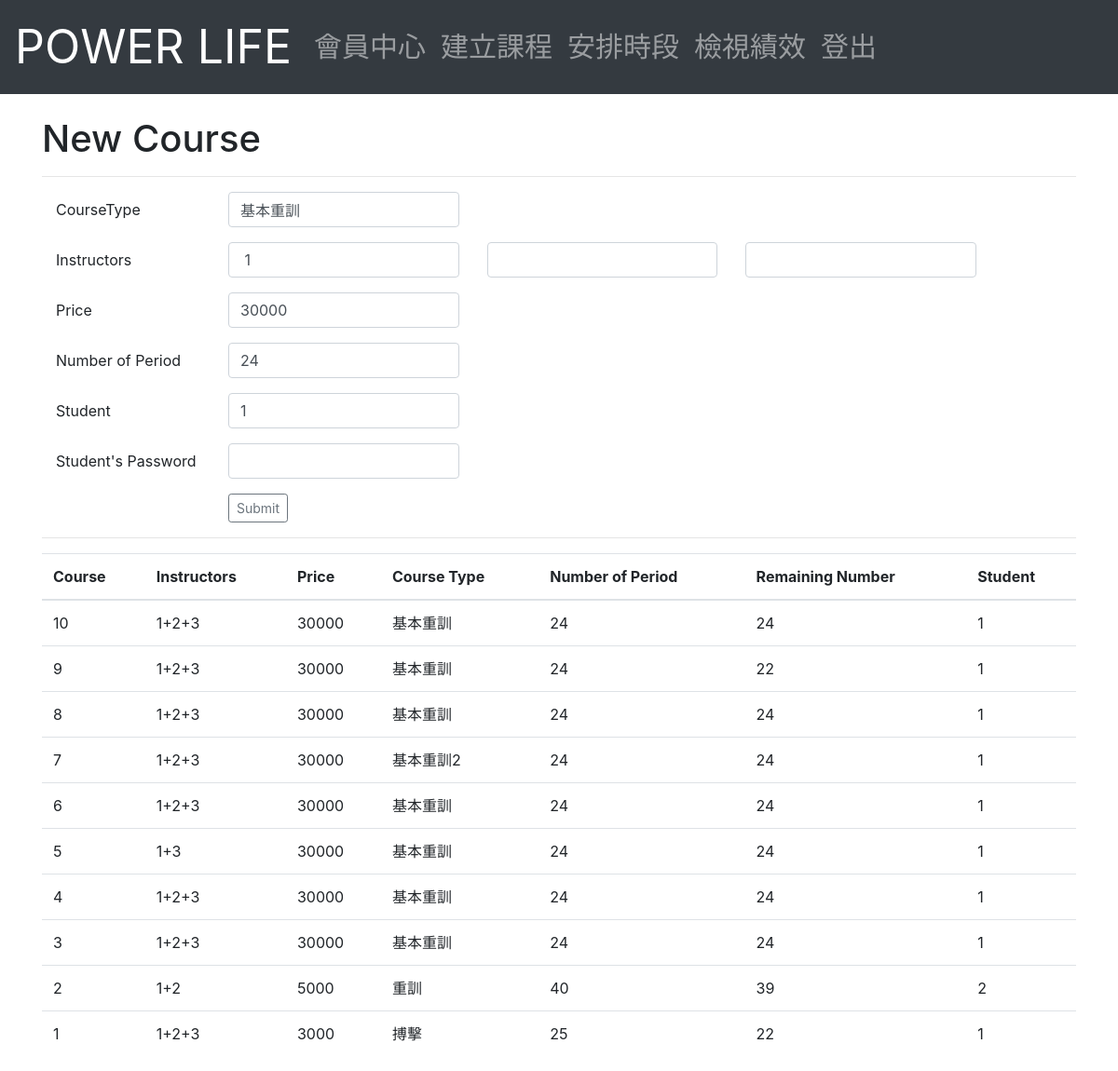
Screenshot of /Instructor/NewCourse.php (signed in) with the database file from the repository.
### tables this page shows
CREATE TABLE `course` (
  `Course_ID` int(6) NOT NULL,
  `M_ID` int(6) NOT NULL,
  `Price` int(6) NOT NULL,
  `Course_Type` varchar(40) DEFAULT NULL,
  `Number_of_Period` int(3) NOT NULL,
  `Remaining_Number` int(3) NOT NULL,
  `Open_Time` datetime NOT NULL DEFAULT CURRENT_TIMESTAMP
);

### Instructor/NewCourse.php (the view, shortened to what this page needs)
<?php
	require_once('database.php');
?>
<!DOCTYPE html>
<html lang="en">
<head>
    <link rel="stylesheet" href="https://stackpath.bootstrapcdn.com/bootstrap/4.1.3/css/bootstrap.min.css">
</head>
<body>
<?php echo file_get_contents('../navbar_I.html'); ?>
<div class="container">
<br>
<h1>New Course</h1>
<hr>
<form action="NewCourse.php" method="POST">
	<div class="container">
			<div class="form-group row">
				<label class="col-sm-2 col-form-label">CourseType</label>
				<div class="col-sm-3">
					<input class="form-control" type="text" name="CourseType" value="基本重訓"/>
				</div>
			</div>
			<div class="form-group row">
				<label class="col-sm-2 col-form-label">Instructors</label>
				<div class="col-sm-3">
					<input class="form-control" type="text" name="Instructors1"value=' <?php echo $_SESSION['ID'];?>' />
				</div>
				<div class="col-sm-3">
					<input class="form-control" type="text" name="Instructors2" />
				</div>
				<div class="col-sm-3">
					<input class="form-control" type="text" name="Instructors3"  />
				</div>
			</div>
			<div class="form-group row">
				<label class="col-sm-2 col-form-label">Price</label>
				<div class="col-sm-3">
					<input class="form-control" type="text" name="Price" value=30000 />
				</div>
			</div>
			<div class="form-group row">
				<label class="col-sm-2 col-form-label">Number of Period</label>
				<div class="col-sm-3">
					<input class="form-control" type="text" name="NumberofPeriod"  value=24 />
				</div>
			</div>
			<div class="form-group row">
				<label class="col-sm-2 col-form-label">Student</label>
				<div class="col-sm-3">
					<input class="form-control" type="text" name="Student" value=1 />
				</div>
			</div>
			<div class="form-group row">
				<label class="col-sm-2 col-form-label">Student's Password</label>
				<div class="col-sm-3">
					<input class="form-control" type="password" name="StudentPassword"  />
				</div>
			</div>
			<div class="form-group row">
				<label class="col-sm-2 col-form-label"></label>
				<div class="col-sm-3">
					<input class='btn btn-outline-secondary btn-sm' type="submit" value="Submit" />
				</div>
			</div>
	</div>
<hr>
<table class="table table-hover">
	<thead>
	<tr>
		<th>Course</th>
		<th>Instructors</th>
		<th>Price</th>
		<th>Course Type</th>
		<th>Number of Period</th>
		<th>Remaining Number</th>
		<th>Student</th>
	</tr>
	</thead>
	<tbody>
	<?php
		$result = mysqli_query($mysqli, "SELECT course.Course_ID, GROUP_CONCAT(compose.I_ID SEPARATOR '+'), Price, Course_Type, Number_of_Period, Remaining_Number, course.M_ID
		FROM `course`, `member`, `compose`
		WHERE course.M_ID = member.M_ID AND course.Course_ID = compose.Course_ID
		GROUP BY course.Course_ID
		ORDER BY course.Course_ID DESC;
		");
		while($query_data = mysqli_fetch_row($result)) {
		  echo "<tr>";
		  echo "<td>",$query_data[0], "</td>",
			   "<td>",$query_data[1], "</td>",
			   "<td>",$query_data[2], "</td>",
			   "<td>",$query_data[3], "</td>",
			   "<td>",$query_data[4], "</td>",
			   "<td>",$query_data[5], "</td>",
			   "<td>",$query_data[6], "</td>";
		  echo "</tr>";
		}
	?>
  	</tbody>
</table>
</div>
</body>
</html>

### rows the page displays
course: Course_ID "10", query_data "1+2+3", Price "30000", Course_Type "基本重訓", Number_of_Period "24", Remaining_Number "24", M_ID "1"
course: Course_ID "9", query_data "1+2+3", Price "30000", Course_Type "基本重訓", Number_of_Period "24", Remaining_Number "22", M_ID "1"
course: Course_ID "8", query_data "1+2+3", Price "30000", Course_Type "基本重訓", Number_of_Period "24", Remaining_Number "24", M_ID "1"
course: Course_ID "7", query_data "1+2+3", Price "30000", Course_Type "基本重訓2", Number_of_Period "24", Remaining_Number "24", M_ID "1"
course: Course_ID "6", query_data "1+2+3", Price "30000", Course_Type "基本重訓", Number_of_Period "24", Remaining_Number "24", M_ID "1"
course: Course_ID "5", query_data "1+3", Price "30000", Course_Type "基本重訓", Number_of_Period "24", Remaining_Number "24", M_ID "1"
course: Course_ID "4", query_data "1+2+3", Price "30000", Course_Type "基本重訓", Number_of_Period "24", Remaining_Number "24", M_ID "1"
course: Course_ID "3", query_data "1+2+3", Price "30000", Course_Type "基本重訓", Number_of_Period "24", Remaining_Number "24", M_ID "1"
course: Course_ID "2", query_data "1+2", Price "5000", Course_Type "重訓", Number_of_Period "40", Remaining_Number "39", M_ID "2"
course: Course_ID "1", query_data "1+2+3", Price "3000", Course_Type "搏擊", Number_of_Period "25", Remaining_Number "22", M_ID "1"

### other values shown
file_get_contents('../navbar_I.html') "POWER LIFE 會員中心 建立課程 安排時段 檢視績效 登出"
